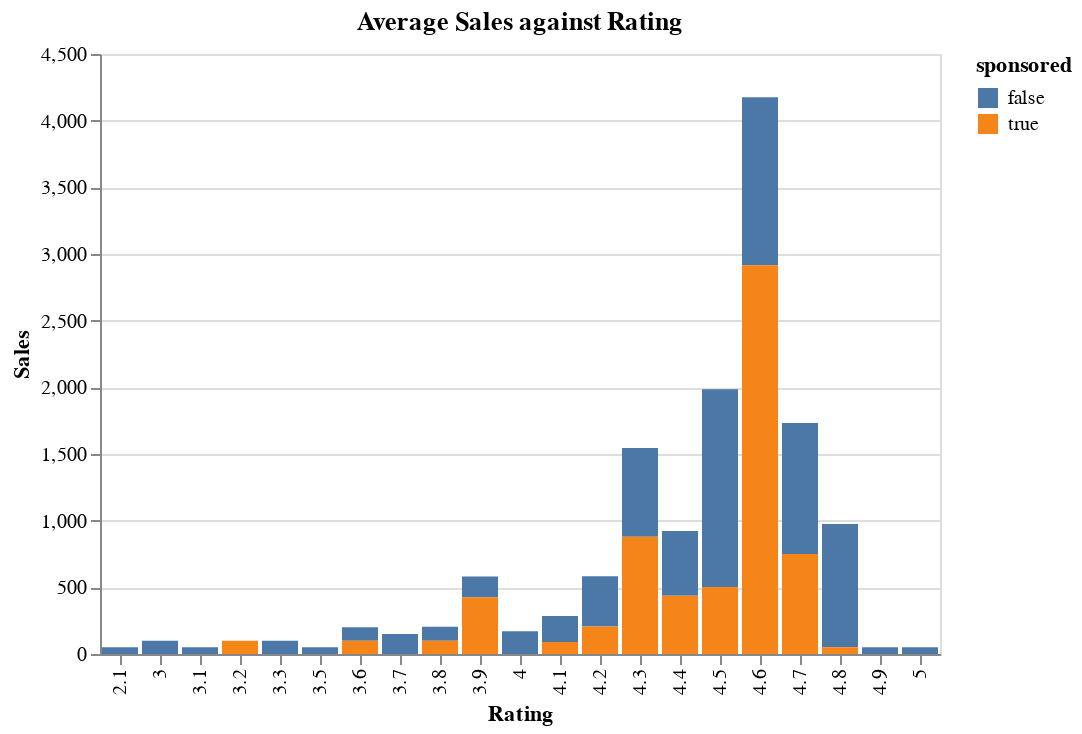

Source (notebook cell):
### Code cell
grouped_df = df.groupby(['Rating', 'sponsored']).agg({'Sales': 'mean'}).reset_index()

# Create the bar chart with Altair
chart = alt.Chart(grouped_df).mark_bar().encode(
    x='Rating:sponsored_true = grouped_df[grouped_df['sponsored'] == True]
sponsored_false = grouped_df[grouped_df['sponsored'] == False]

# Plotting
fig, ax = plt.subplots(figsize=(10, 6))

# Plot sponsored true line
ax.plot(sponsored_true['Rating'], sponsored_true['Sales'], label='Sponsored', marker='o')

# Plot sponsored false line
ax.plot(sponsored_false['Rating'], sponsored_false['Sales'], label='Not Sponsored', marker='o')

# Add labels and title
ax.set_xlabel('Rating')
ax.set_ylabel('Average Sales')
ax.set_title('Average Sales vs Rating')
ax.legend()

plt.show()O',
    y='Sales:Q',
    color='sponsored:N',
    tooltip=['Rating', 'sponsored', 'Sales']
).properties(
    title='Average Sales against Rating'
).interactive()

# Show the chart
chart.show()

### Figure 1 — Vega-Lite specification as saved in the notebook (floating-point values rounded to 4 significant figures)
{"config": {"view": {"continuousWidth": 300, "continuousHeight": 300}}, "data": {"name": "data-3854c03d1ca3fc57b6e333b493adedff"}, "mark": {"type": "bar"}, "encoding": {"color": {"field": "sponsored", "type": "nominal"}, "tooltip": [{"field": "Rating", "type": "quantitative"}, {"field": "sponsored", "type": "nominal"}, {"field": "Sales", "type": "quantitative"}], "x": {"field": "Rating", "type": "ordinal"}, "y": {"field": "Sales", "type": "quantitative"}}, "params": [{"name": "param_2", "select": {"type": "interval", "encodings": ["x", "y"]}, "bind": "scales"}], "title": "Average Sales against Rating", "$schema": "https://vega.github.io/schema/vega-lite/v5.17.0.json", "datasets": {"data-3854c03d1ca3fc57b6e333b493adedff": [{"Rating": 1.0, "sponsored": false, "Sales": null}, {"Rating": 1.3, "sponsored": false, "Sales": null}, {"Rating": 2.0, "sponsored": false, "Sales": null}, {"Rating": 2.1, "sponsored": false, "Sales": 50.0}, {"Rating": 2.4, "sponsored": false, "Sales": null}, {"Rating": 2.4, "sponsored": true, "Sales": null}, {"Rating": 2.5, "sponsored": false, "Sales": null}, {"Rating": 2.6, "sponsored": false, "Sales": null}, {"Rating": 2.7, "sponsored": false, "Sales": null}, {"Rating": 2.8, "sponsored": false, "Sales": null}, {"Rating": 2.9, "sponsored": false, "Sales": null}, {"Rating": 3.0, "sponsored": false, "Sales": 100.0}, {"Rating": 3.1, "sponsored": false, "Sales": 50.0}, {"Rating": 3.2, "sponsored": false, "Sales": null}, {"Rating": 3.2, "sponsored": true, "Sales": 100.0}, {"Rating": 3.3, "sponsored": false, "Sales": 100.0}, {"Rating": 3.3, "sponsored": true, "Sales": null}, {"Rating": 3.4, "sponsored": false, "Sales": null}, {"Rating": 3.5, "sponsored": false, "Sales": 50.0}, {"Rating": 3.5, "sponsored": true, "Sales": null}, {"Rating": 3.6, "sponsored": false, "Sales": 100.0}, {"Rating": 3.6, "sponsored": true, "Sales": 100.0}, {"Rating": 3.7, "sponsored": false, "Sales": 150.0}, {"Rating": 3.7, "sponsored": true, "Sales": null}, {"Rating": 3.8, "sponsored": false, "Sales": 105.0}, {"Rating": 3.8, "sponsored": true, "Sales": 100.0}, {"Rating": 3.9, "sponsored": false, "Sales": 155.6}, {"Rating": 3.9, "sponsored": true, "Sales": 425.0}, {"Rating": 4.0, "sponsored": false, "Sales": 171.4}, {"Rating": 4.0, "sponsored": true, "Sales": null}, {"Rating": 4.1, "sponsored": false, "Sales": 195.5}, {"Rating": 4.1, "sponsored": true, "Sales": 90.0}, {"Rating": 4.2, "sponsored": false, "Sales": 376.8}, {"Rating": 4.2, "sponsored": true, "Sales": 207.1}, {"Rating": 4.3, "sponsored": false, "Sales": 664.8}, {"Rating": 4.3, "sponsored": true, "Sales": 879.3}, {"Rating": 4.4, "sponsored": false, "Sales": 485.0}, {"Rating": 4.4, "sponsored": true, "Sales": 437.5}, {"Rating": 4.5, "sponsored": false, "Sales": 1483.0}, {"Rating": 4.5, "sponsored": true, "Sales": 502.8}, {"Rating": 4.6, "sponsored": false, "Sales": 1260.0}, {"Rating": 4.6, "sponsored": true, "Sales": 2915.0}, {"Rating": 4.7, "sponsored": false, "Sales": 983.3}, {"Rating": 4.7, "sponsored": true, "Sales": 750.0}, {"Rating": 4.8, "sponsored": false, "Sales": 925.0}, {"Rating": 4.8, "sponsored": true, "Sales": 50.0}, {"Rating": 4.9, "sponsored": false, "Sales": 50.0}, {"Rating": 4.9, "sponsored": true, "Sales": null}, {"Rating": 5.0, "sponsored": false, "Sales": 50.0}, {"Rating": 5.0, "sponsored": true, "Sales": null}]}}
